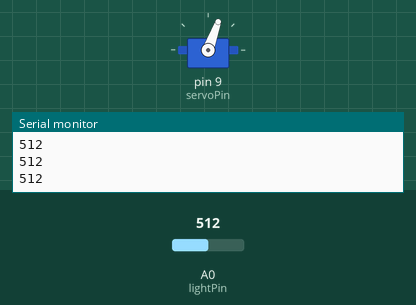
This sketch was run on a simulated Arduino Uno, built with avr-gcc and run on an emulated ATmega328P. Parts: servo, the last lines printed to the serial monitor. Inputs (shaded band) come from the test bench; at power-on: A0 (lightPin) = 512.

Above: at 1.2 s.
1.3 s: A0 (lightPin) set to 716
At 2.4 s:
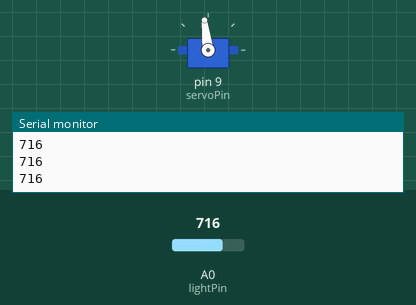
2.9 s: A0 (lightPin) set to 900
At 3.9 s:
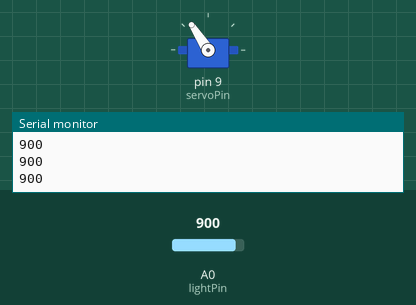
4.5 s: A0 (lightPin) set to 1023
At 5.3 s:
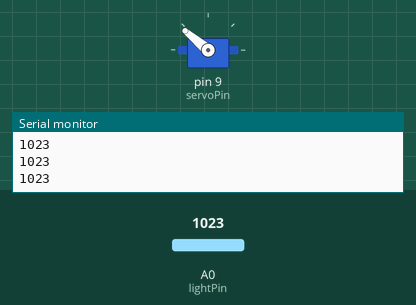
6.1 s: A0 (lightPin) set to 306
At 6.8 s:
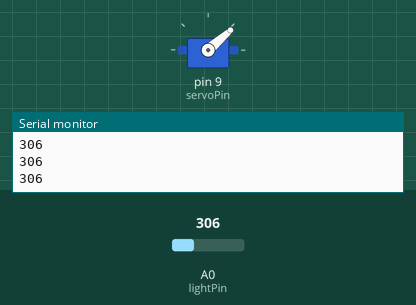
7.7 s: A0 (lightPin) set to 122
At 8.2 s:
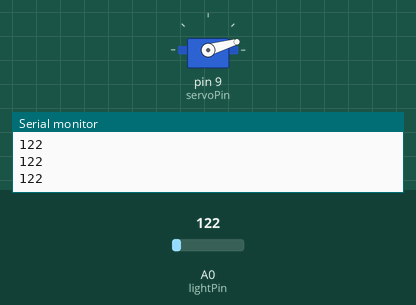
Timing chart, 0 to 10.3 s (numbered marks = the images above; inputs shaded):
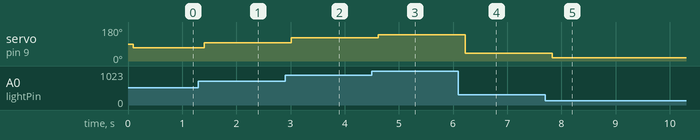

Measured:
- after the input at 1.3 s, servo on pin 9 (servoPin): 70° → 97° after 0.11 s
- after the input at 2.9 s, servo on pin 9 (servoPin): 97° → 123° after 0.11 s
- after the input at 4.5 s, servo on pin 9 (servoPin): 123° → 140° after 0.12 s
- after the input at 6.1 s, servo on pin 9 (servoPin): 140° → 41° after 0.12 s
- after the input at 7.7 s, servo on pin 9 (servoPin): 41° → 16° after 0.13 s

The sketch:

photores.ino
```cpp
#include <Servo.h>

int lightPin = A0;
int lightVal;
int servoPin = 9;
float servoPos;
int dv = 100;
Servo myServo;

void setup() {
  // put your setup code here, to run once:
pinMode(lightPin, INPUT);
pinMode(servoPin, OUTPUT);
myServo.attach(servoPin);
Serial.begin(57600);
}

void loop() {
  // put your main code here, to run repeatedly:
lightVal = analogRead(lightPin);
Serial.println(lightVal);
delay(dv);
servoPos = (140./1023.)*lightVal;
myServo.write(servoPos);
}
```
